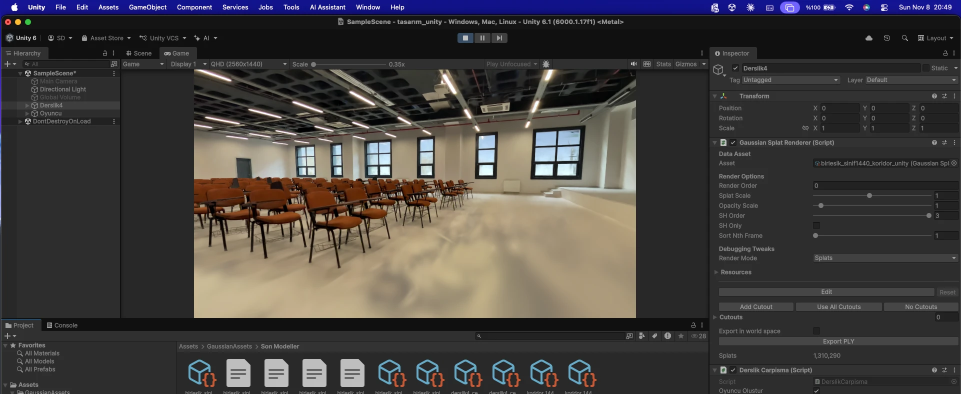
#> input picture experiments/hafta-06_derslik-04_cekim/unity_zemin_once.webp, 1922 x 787 px (shown at 1/2 size); its folder holds only this picture in this run
$ python -i bulaniklik.py   (imports and definitions only)   (older library calls are emulated)
#> lines starting #> are read from the running program, lines starting #| are printed output that depends on the picture; after the words box and inside, x2 and y2 are one past the last pixel; in counts of white or black regions, pixels touching at a corner belong together
"""Hafta 5 ile 06.11 çekiminin eğitim karelerinde bulanıklık karşılaştırması (GPU gerekmez, Colab).
İki çekimin 1080p kareleri aynı yöntemle üretilmiştir (lanczos, -q:v 2). Hafta 5 kareleri videodan yeniden çıkarılır.
Ölçümler sahne içeriğinden de etkilenir; bu yüzden birkaç ölçüt, sandalye kenarları ve örnek kırpımlar birlikte okunmalıdır.
Çıktı: derslik4_cekim2/logs/bulaniklik.json, bulaniklik_pano.jpg, bulaniklik.log
"""
import json
import shutil
import subprocess
import time
from multiprocessing import Pool
from pathlib import Path

import cv2
import numpy as np
from skimage.measure import blur_effect

H5 = Path('/content/drive/MyDrive/hafta5_derslik4')
VIDEO = Path('/content/drive/MyDrive/3dgs videoları/Merkezi Derslik_Derslik4/IMG_0299.MOV')
C2 = Path('/content/drive/MyDrive/Hafta 6 Çalışmaları/derslik4_cekim2')
W = Path('/content/bk')
L = C2 / 'logs'
TABAN = 'loma_sequential_loop_incremental'
OLCUT = ('lap', 'blur', 'ten99', 'sandalye')


# [20 lines left out: functions say, hafta5_kareleri, not called in this run]


def olc(p):
    im = cv2.imread(str(p))
#> im is the input picture: shape (787, 1922, 3); mean B, G, R 62.9, 64.3, 67.8
    g = cv2.cvtColor(im, cv2.COLOR_BGR2GRAY)
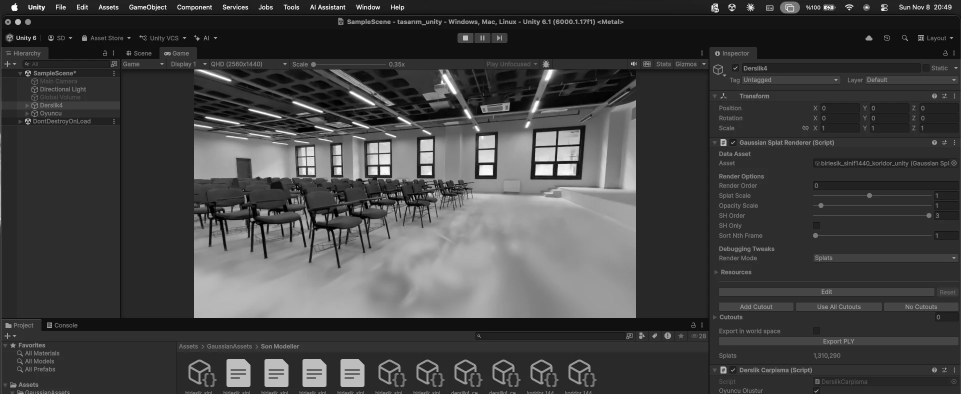
#> g: shape (787, 1922) (shown at 1/2 size); min 0, max 255, mean 65.2
    gx, gy = cv2.Sobel(g, cv2.CV_32F, 1, 0), cv2.Sobel(g, cv2.CV_32F, 0, 1)
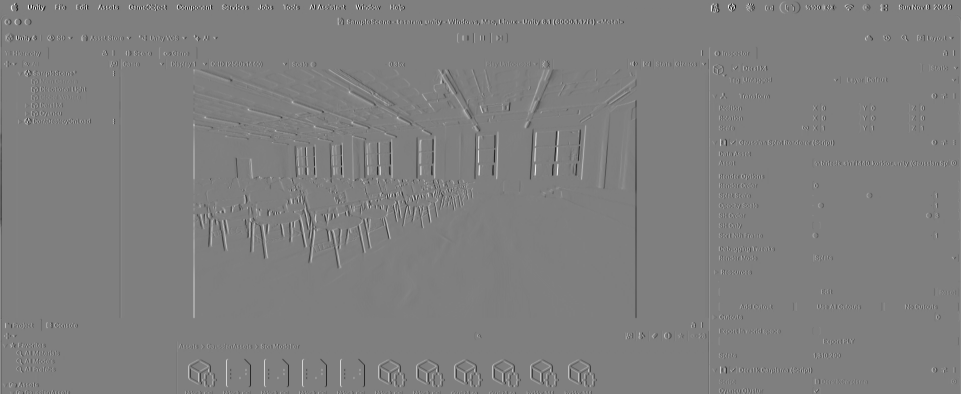
#> gx: shape (787, 1922) float32 (shown at 1/2 size); min -885, max 891, mean -0.1; drawn with min black and max white
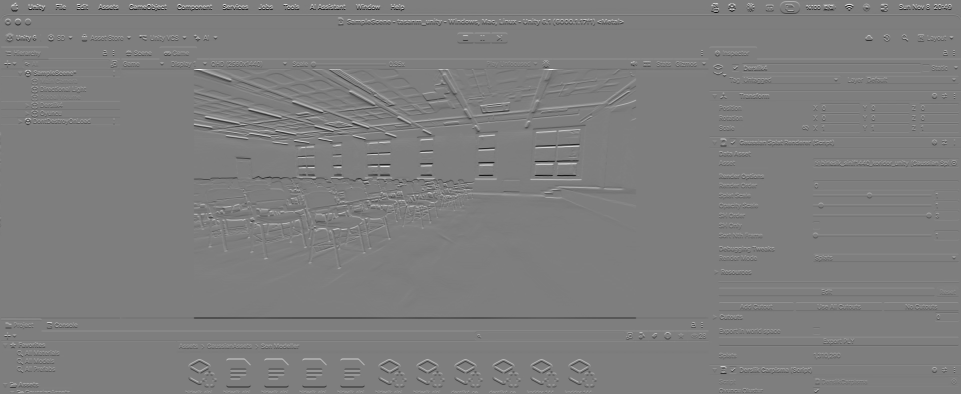
#> gy: shape (787, 1922) float32 (shown at 1/2 size); min -894, max 912, mean 0.3; drawn with min black and max white
    m = cv2.magnitude(gx, gy)
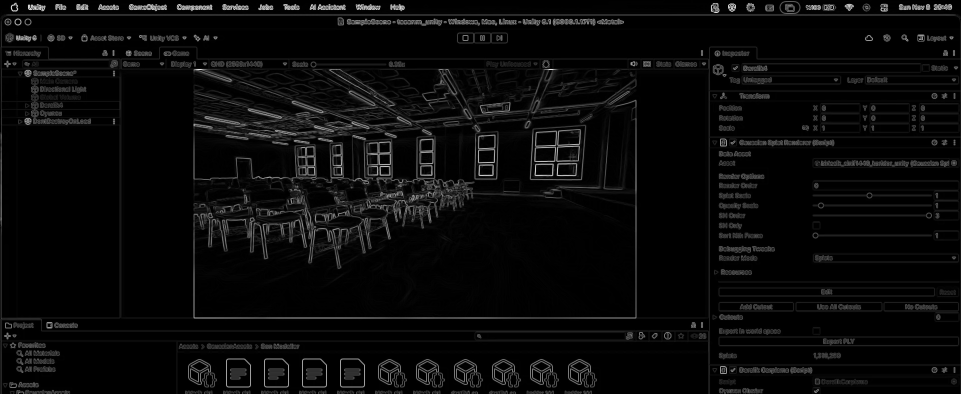
#> m: shape (787, 1922) float32 (shown at 1/2 size); min 0, max 949.9, mean 37.9; drawn with min black and max white
    # Turuncu sandalye: iki çekimde de aynı nesne, beyaz duvardan bağımsız kenar ölçüsü
    hsv = cv2.cvtColor(im, cv2.COLOR_BGR2HSV)
#> hsv: shape (787, 1922, 3); mean H, S, V 15.1, 30, 72.7
    tur = cv2.inRange(hsv, (5, 110, 60), (22, 255, 255))
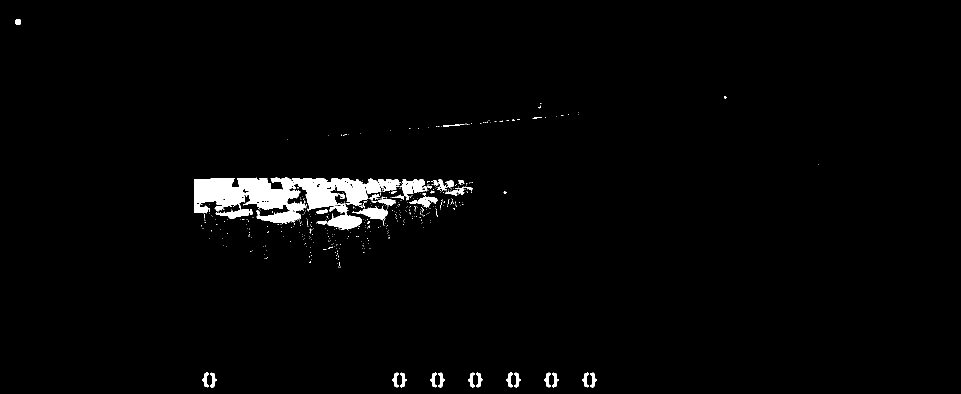
#> tur: shape (787, 1922) (shown at 1/2 size); 2% white; 505 white regions (458 under 20 px), largest, box (x1, y1, x2, y2) and area: (388, 355, 802, 459) 20025, (513, 422, 602, 445) 1265, (799, 359, 855, 400) 1105
    tur = cv2.dilate(tur, np.ones((9, 9), np.uint8)) > 0
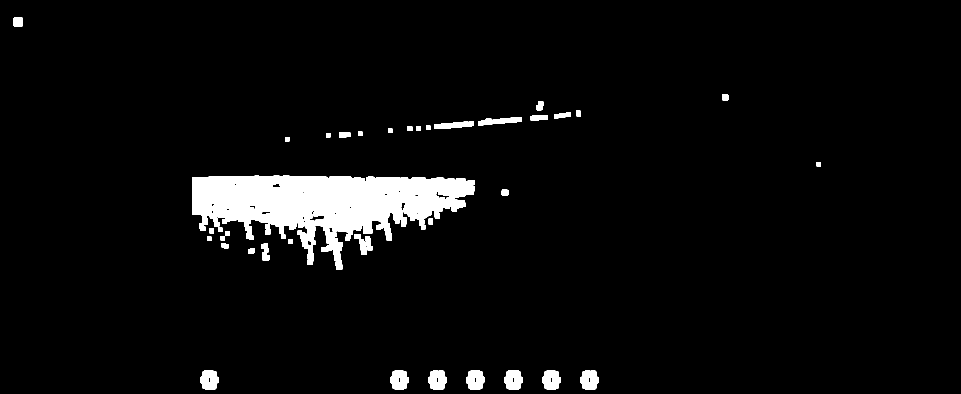
#> tur: shape (787, 1922) bool (shown at 1/2 size); 4.6% white; 41 white regions, largest, box (x1, y1, x2, y2) and area: (384, 351, 950, 540) 54305, (400, 741, 438, 779) 1187, (1008, 741, 1046, 779) 1187
#> (the run stopped early here; a loop or call above may not have finished)

$ run again, on experiments/hafta-06_derslik-04_cekim/unity_zemin_sonra.webp
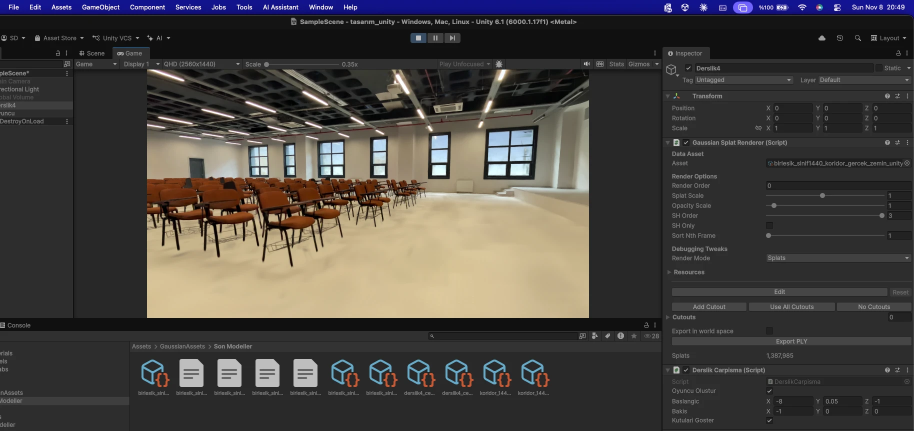
#> input picture experiments/hafta-06_derslik-04_cekim/unity_zemin_sonra.webp, 1828 x 862 px (shown at 1/2 size)
#> in olc, im is the input picture: shape (862, 1828, 3); mean B, G, R 64.2, 67.1, 70.7
#> in olc, `gx, gy = cv2.Sobel(g, cv2.CV_32F, 1, 0), cv2.Sobel(g, cv2.CV_32F, 0, 1)`:
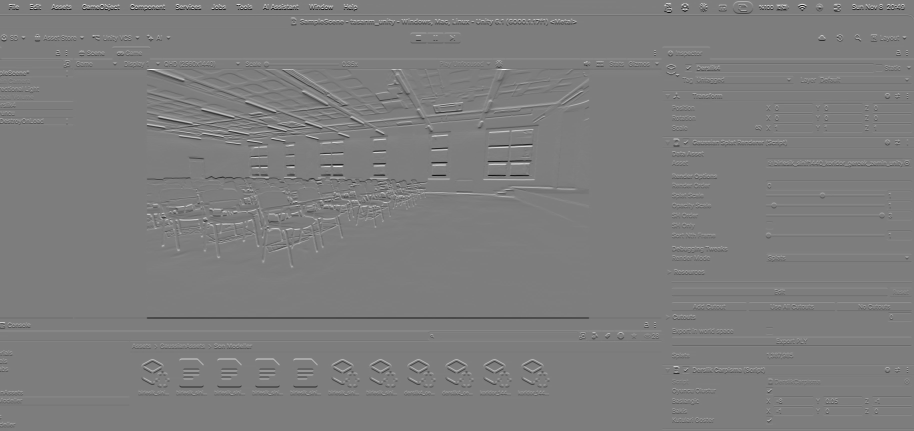
#> gy: shape (862, 1828) float32 (shown at 1/2 size); min -882, max 904, mean 0.1; drawn with min black and max white
#> hsv: shape (862, 1828, 3); mean H, S, V 13.8, 28.8, 75.2
#> in olc, `tur = cv2.dilate(tur, np.ones((9, 9), np.uint8)) > 0`:
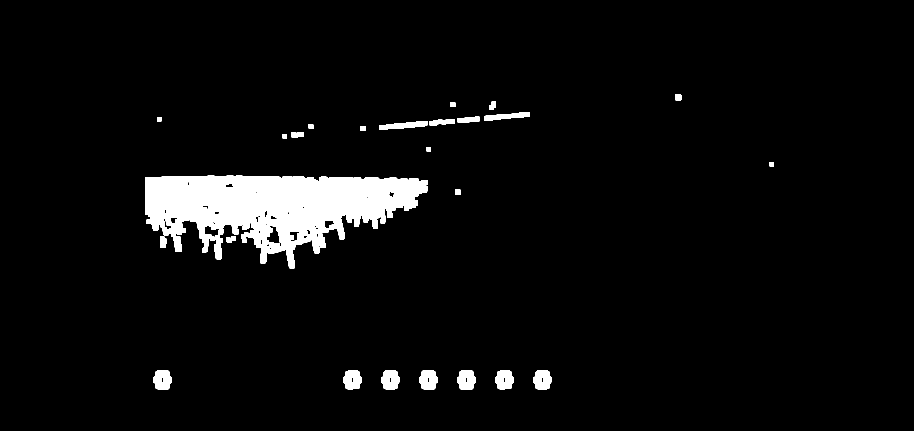
#> tur: shape (862, 1828) bool (shown at 1/2 size); 4.7% white; 27 white regions, largest, box (x1, y1, x2, y2) and area: (290, 351, 856, 537) 60266, (838, 741, 876, 779) 1192, (914, 741, 952, 779) 1191
